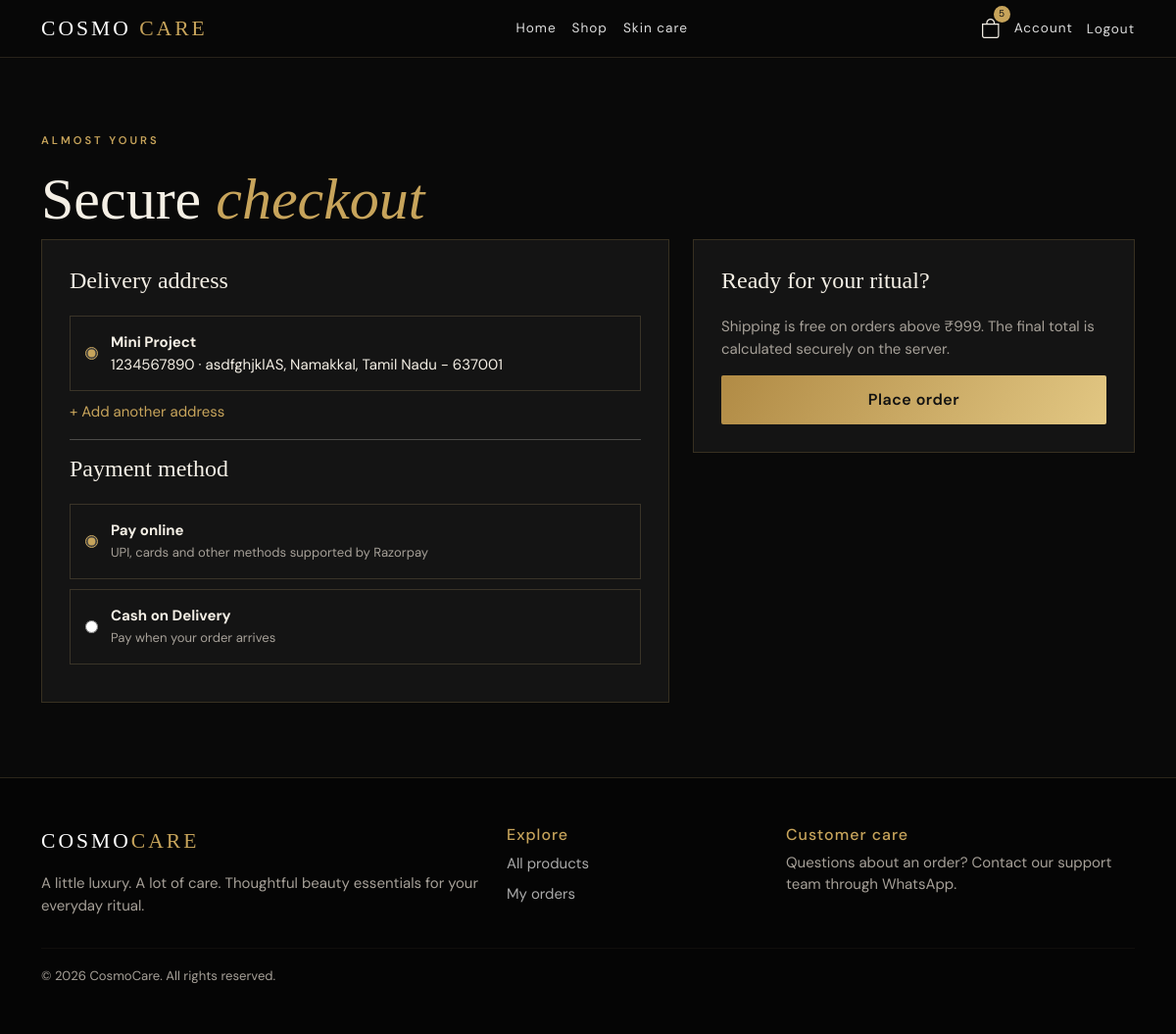
The app's page /orders/checkout/ (signed in) with its own data.
### accounts/models.py (models this page shows, shortened)
class Address(models.Model):
    user = models.ForeignKey(User, on_delete=models.CASCADE, related_name="addresses")
    full_name = models.CharField(max_length=120)
    phone = models.CharField(max_length=15)
    line1 = models.CharField(max_length=255)
    line2 = models.CharField(max_length=255, blank=True)
    city = models.CharField(max_length=80)
    state = models.CharField(max_length=80)
    pincode = models.CharField(max_length=10)
    is_default = models.BooleanField(default=False)

### orders/views.py (the view, shortened to what this page needs)
# urls.py: path("checkout/", views.checkout, name="checkout"),
@login_required
def checkout(request):
    addresses = request.user.addresses.all()
    return render(request, "orders/checkout.html", {"addresses": addresses})

### cart/context_processors.py (called while the page is built)
def cart_summary(request):
    if request.user.is_authenticated:
        items = request.user.cart_items.select_related("product")
        return {"nav_cart_count": sum(i.quantity for i in items)}
    return {"nav_cart_count": 0}

### templates/orders/checkout.html (shortened to what this page needs)
{% extends "base.html" %}
{% block content %}
<section class="container section-pad">
    <p class="eyebrow">ALMOST YOURS</p>
    <h1>Secure <em>checkout</em></h1>
    {% if addresses %}
    <form method="post" class="row g-4">
        <div class="col-lg-7">
            <div class="summary-card">
                <h4>Delivery address</h4>{% for a in addresses %}<label class="choice-row"><input type="radio"
                        name="address" value="{{ a.id }}" {% if forloop.first %}checked{% endif %}
                        required><span><strong>{{ a.full_name }}</strong><br>{{ a.phone }} · {{ a.line1 }}, {{ a.city }}, {{ a.state }} - {{ a.pincode }}</span></label>{% endfor %}<a href="{% url 'profile' %}"
                        class="text-gold">+ Add another address</a>
                <hr>
                <h4>Payment method</h4><label class="choice-row"><input type="radio" name="payment_method"
                        value="RAZORPAY" checked><span><strong>Pay online</strong><br><small class="muted">UPI, cards
                        and other methods supported by Razorpay</small></span></label>
                        <label class="choice-row">
                            <input type="radio" name="payment_method" value="COD">
                            <span>
                                <strong>Cash on Delivery</strong>
                                <br>
                                <small class="muted">Pay when your order arrives</small>
                            </span>
                        </label>
            </div>
        </div>
        <div class="col-lg-5">
            <div class="summary-card">
                <h4>Ready for your ritual?</h4>
                <p class="muted">Shipping is free on orders above ₹999. The final total is calculated securely on the server.</p>
                    <button class="btn btn-gold w-100">Place order</button>
            </div>
        </div>
    </form>
    {% else %}
    <div class="empty-state">
        <h3>Add a delivery address first</h3>
        <a href="{% url 'profile' %}" class="btn btn-gold">Add address</a>
    </div>
    {% endif %}
</section>
{% endblock %}

### static/css/style.css (style rules this page uses)
:root { --black:#090909;--panel:#141414;--panel2:#1b1b1b;--gold:#c7a45b;--gold2:#e2c783;--cream:#f4efe5;--muted:#a6a098 }
* { box-sizing:border-box }
body { background:var(--black);color:var(--cream);font-family:'DM Sans',sans-serif;font-size:15px }
a { color:inherit;text-decoration:none }
.eyebrow { color:var(--gold);font-size:.7rem;letter-spacing:3px;font-weight:600;margin-bottom:18px }
.hero h1,.page-title,h1 { font-family:'Playfair Display',serif;font-size:clamp(2.5rem,5vw,4.6rem);line-height:1.1;font-weight:400 }
.hero h1 em,h1 em,h2 em { color:var(--gold);font-weight:400 }
.btn-gold { background:linear-gradient(120deg,#b18b45,#e2c783);border:0;color:#111;padding:13px 23px;font-weight:600;letter-spacing:.5px;border-radius:2px }
.section-pad { padding-top:76px;padding-bottom:76px }
.text-gold,.gold-text { color:var(--gold) }
.muted { color:var(--muted) }
.auth-card,.summary-card { background:#141414;border:1px solid #373021;padding:28px;width:100%;max-width:560px }
.summary-card { max-width:none }
.summary-card h4 { font:1.5rem 'Playfair Display';margin-bottom:22px }
.choice-row { display:flex;gap:13px;padding:15px;border:1px solid #3a3428;margin:10px 0;cursor:pointer }
.choice-row input { accent-color:var(--gold) }

### records on screen
Address: full_name "Mini Project", phone "1234567890", line1 "asdfghjklAS", city "Namakkal", state "Tamil Nadu", pincode "637001"

### other values on screen
{{ nav_cart_count|default:0 }} "5"
